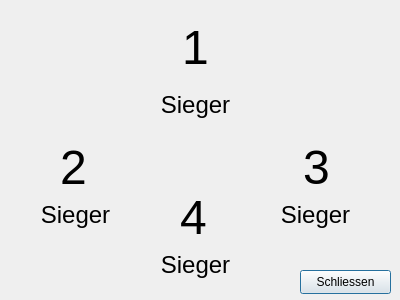
<?xml version="1.0" encoding="UTF-8"?>
<ui version="4.0">
 <class>win_gui</class>
 <widget class="QDialog" name="win_gui">
  <property name="geometry">
   <rect>
    <x>0</x>
    <y>0</y>
    <width>400</width>
    <height>300</height>
   </rect>
  </property>
  <property name="windowTitle">
   <string>Dialog</string>
  </property>
  <widget class="QLabel" name="crown">
   <property name="geometry">
    <rect>
     <x>120</x>
     <y>10</y>
     <width>151</width>
     <height>81</height>
    </rect>
   </property>
   <property name="text">
    <string/>
   </property>
   <property name="pixmap">
    <pixmap resource="res/resources.qrc">:/Win/crown.png</pixmap>
   </property>
   <property name="scaledContents">
    <bool>true</bool>
   </property>
  </widget>
  <widget class="QLabel" name="platz1">
   <property name="geometry">
    <rect>
     <x>182</x>
     <y>20</y>
     <width>41</width>
     <height>51</height>
    </rect>
   </property>
   <property name="sizePolicy">
    <sizepolicy hsizetype="Minimum" vsizetype="Minimum">
     <horstretch>0</horstretch>
     <verstretch>0</verstretch>
    </sizepolicy>
   </property>
   <property name="text">
    <string>&lt;html&gt;&lt;head/&gt;&lt;body&gt;&lt;p&gt;&lt;span style=&quot; font-size:36pt;&quot;&gt;1&lt;/span&gt;&lt;/p&gt;&lt;/body&gt;&lt;/html&gt;</string>
   </property>
  </widget>
  <widget class="QLabel" name="erster">
   <property name="geometry">
    <rect>
     <x>130</x>
     <y>90</y>
     <width>131</width>
     <height>31</height>
    </rect>
   </property>
   <property name="sizePolicy">
    <sizepolicy hsizetype="Expanding" vsizetype="Expanding">
     <horstretch>0</horstretch>
     <verstretch>0</verstretch>
    </sizepolicy>
   </property>
   <property name="text">
    <string>&lt;html&gt;&lt;head/&gt;&lt;body&gt;&lt;p&gt;&lt;span style=&quot; font-size:18pt;&quot;&gt;Sieger&lt;/span&gt;&lt;/p&gt;&lt;/body&gt;&lt;/html&gt;</string>
   </property>
   <property name="alignment">
    <set>Qt::AlignCenter</set>
   </property>
  </widget>
  <widget class="QLabel" name="platz2">
   <property name="geometry">
    <rect>
     <x>60</x>
     <y>140</y>
     <width>31</width>
     <height>51</height>
    </rect>
   </property>
   <property name="text">
    <string>&lt;html&gt;&lt;head/&gt;&lt;body&gt;&lt;p&gt;&lt;span style=&quot; font-size:36pt;&quot;&gt;2&lt;/span&gt;&lt;/p&gt;&lt;/body&gt;&lt;/html&gt;</string>
   </property>
  </widget>
  <widget class="QLabel" name="platz3">
   <property name="geometry">
    <rect>
     <x>303</x>
     <y>140</y>
     <width>25</width>
     <height>51</height>
    </rect>
   </property>
   <property name="text">
    <string>&lt;html&gt;&lt;head/&gt;&lt;body&gt;&lt;p&gt;&lt;span style=&quot; font-size:36pt;&quot;&gt;3&lt;/span&gt;&lt;/p&gt;&lt;/body&gt;&lt;/html&gt;</string>
   </property>
  </widget>
  <widget class="QLabel" name="platz4">
   <property name="geometry">
    <rect>
     <x>180</x>
     <y>190</y>
     <width>31</width>
     <height>51</height>
    </rect>
   </property>
   <property name="text">
    <string>&lt;html&gt;&lt;head/&gt;&lt;body&gt;&lt;p&gt;&lt;span style=&quot; font-size:36pt;&quot;&gt;4&lt;/span&gt;&lt;/p&gt;&lt;/body&gt;&lt;/html&gt;</string>
   </property>
  </widget>
  <widget class="QLabel" name="zweiter">
   <property name="geometry">
    <rect>
     <x>10</x>
     <y>200</y>
     <width>131</width>
     <height>31</height>
    </rect>
   </property>
   <property name="sizePolicy">
    <sizepolicy hsizetype="Expanding" vsizetype="Expanding">
     <horstretch>0</horstretch>
     <verstretch>0</verstretch>
    </sizepolicy>
   </property>
   <property name="text">
    <string>&lt;html&gt;&lt;head/&gt;&lt;body&gt;&lt;p&gt;&lt;span style=&quot; font-size:18pt;&quot;&gt;Sieger&lt;/span&gt;&lt;/p&gt;&lt;/body&gt;&lt;/html&gt;</string>
   </property>
   <property name="alignment">
    <set>Qt::AlignCenter</set>
   </property>
  </widget>
  <widget class="QLabel" name="vierter">
   <property name="geometry">
    <rect>
     <x>130</x>
     <y>250</y>
     <width>131</width>
     <height>31</height>
    </rect>
   </property>
   <property name="sizePolicy">
    <sizepolicy hsizetype="Expanding" vsizetype="Expanding">
     <horstretch>0</horstretch>
     <verstretch>0</verstretch>
    </sizepolicy>
   </property>
   <property name="text">
    <string>&lt;html&gt;&lt;head/&gt;&lt;body&gt;&lt;p&gt;&lt;span style=&quot; font-size:18pt;&quot;&gt;Sieger&lt;/span&gt;&lt;/p&gt;&lt;/body&gt;&lt;/html&gt;</string>
   </property>
   <property name="alignment">
    <set>Qt::AlignCenter</set>
   </property>
  </widget>
  <widget class="QLabel" name="dritter">
   <property name="geometry">
    <rect>
     <x>250</x>
     <y>200</y>
     <width>131</width>
     <height>31</height>
    </rect>
   </property>
   <property name="sizePolicy">
    <sizepolicy hsizetype="Expanding" vsizetype="Expanding">
     <horstretch>0</horstretch>
     <verstretch>0</verstretch>
    </sizepolicy>
   </property>
   <property name="text">
    <string>&lt;html&gt;&lt;head/&gt;&lt;body&gt;&lt;p&gt;&lt;span style=&quot; font-size:18pt;&quot;&gt;Sieger&lt;/span&gt;&lt;/p&gt;&lt;/body&gt;&lt;/html&gt;</string>
   </property>
   <property name="alignment">
    <set>Qt::AlignCenter</set>
   </property>
  </widget>
  <widget class="QPushButton" name="pushButton">
   <property name="geometry">
    <rect>
     <x>300</x>
     <y>270</y>
     <width>91</width>
     <height>24</height>
    </rect>
   </property>
   <property name="text">
    <string>Schliessen</string>
   </property>
  </widget>
 </widget>
 <resources>
  <include location="res/resources.qrc"/>
 </resources>
 <connections>
  <connection>
   <sender>pushButton</sender>
   <signal>clicked()</signal>
   <receiver>win_gui</receiver>
   <slot>close()</slot>
   <hints>
    <hint type="sourcelabel">
     <x>345</x>
     <y>281</y>
    </hint>
    <hint type="destinationlabel">
     <x>199</x>
     <y>149</y>
    </hint>
   </hints>
  </connection>
 </connections>
</ui>
